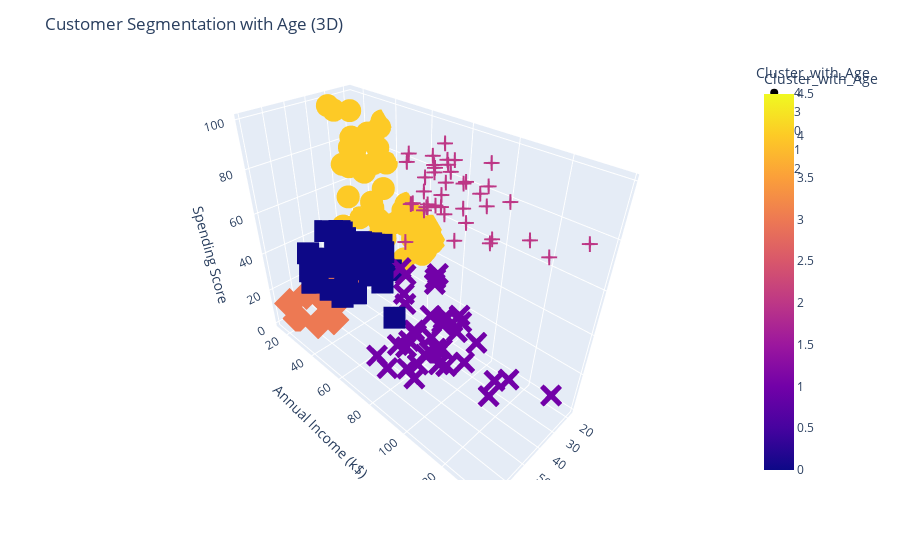

Notebook cell for this chart:
### Code cell
# 3D scatter plot
fig = px.scatter_3d(
    cust_data1,
    x='Age',                    # X-axis
    y='Annual Income (k$)',     # Y-axis
    z='Spending Score (1-100)', # Z-axis
    color='Cluster_with_Age',   # Color by cluster
    symbol='Cluster_with_Age',  # Optional: different symbols
    size_max=10,
    hover_data=['Gender', 'CustomerID']  # extra info on hover
)

fig.update_layout(
    title='Customer Segmentation with Age (3D)',
    scene=dict(
        xaxis_title='Age',
        yaxis_title='Annual Income (k$)',
        zaxis_title='Spending Score'
    )
)

fig.show()

### Figure 1 — Plotly figure (JSON) as saved in the notebook; plotly's stock layout.template omitted (floating-point values rounded to 4 significant figures)
{"data": [{"customdata": [["Male", 1], ["Male", 2], ["Female", 4], ["Female", 5], ["Female", 6], ["Female", 8], ["Female", 10], ["Female", 12], ["Female", 14], ["Male", 16], ["Male", 18], ["Female", 20], ["Male", 22], ["Male", 24], ["Male", 26], ["Male", 28], ["Female", 30], ["Female", 32], ["Male", 34], ["Female", 36], ["Female", 38], ["Female", 40], ["Male", 42], ["Female", 44], ["Female", 46], ["Female", 48], ["Female", 49], ["Female", 50], ["Male", 52], ["Female", 53], ["Female", 59], ["Male", 62], ["Male", 66], ["Male", 69], ["Female", 70], ["Male", 76], ["Female", 79], ["Male", 82], ["Female", 85], ["Female", 88], ["Female", 89], ["Male", 92], ["Female", 95], ["Male", 96], ["Female", 98], ["Male", 100], ["Female", 101], ["Male", 104], ["Female", 106], ["Female", 112], ["Male", 114], ["Female", 115], ["Female", 116], ["Male", 121]], "hovertemplate": "Cluster_with_Age=%{marker.color}<br>Age=%{x}<br>Annual Income (k$)=%{y}<br>Spending Score (1-100)=%{z}<br>Gender=%{customdata[0]}<br>CustomerID=%{customdata[1]}<extra></extra>", "legendgroup": "4", "marker": {"color": [4, 4, 4, 4, 4, 4, 4, 4, 4, 4, 4, 4, 4, 4, 4, 4, 4, 4, 4, 4, 4, 4, 4, 4, 4, 4, 4, 4, 4, 4, 4, 4, 4, 4, 4, 4, 4, 4, 4, 4, 4, 4, 4, 4, 4, 4, 4, 4, 4, 4, 4, 4, 4, 4], "coloraxis": "coloraxis", "symbol": "circle"}, "mode": "markers", "name": "4", "scene": "scene", "showlegend": true, "type": "scatter3d", "x": [19, 21, 23, 31, 22, 23, 30, 35, 24, 22, 20, 35, 25, 31, 29, 35, 23, 21, 18, 21, 30, 20, 24, 31, 24, 27, 29, 31, 33, 31, 27, 19, 18, 19, 32, 26, 23, 38, 21, 22, 34, 18, 32, 24, 27, 20, 23, 26, 21, 19, 19, 18, 19, 27], "y": [15, 15, 16, 17, 17, 18, 19, 19, 20, 20, 21, 23, 24, 25, 28, 28, 29, 30, 33, 33, 34, 37, 38, 39, 39, 40, 40, 40, 42, 43, 46, 46, 48, 48, 48, 54, 54, 54, 54, 57, 58, 59, 60, 60, 60, 61, 62, 62, 62, 63, 64, 65, 65, 67], "z": [39, 81, 77, 40, 76, 94, 72, 99, 77, 79, 66, 98, 73, 73, 82, 61, 87, 73, 92, 81, 73, 75, 92, 61, 65, 47, 42, 42, 60, 54, 51, 55, 59, 59, 47, 54, 52, 55, 57, 55, 60, 41, 42, 52, 50, 49, 41, 55, 42, 54, 46, 48, 50, 56]}, {"customdata": [["Female", 3], ["Female", 7], ["Male", 9], ["Male", 11], ["Female", 13], ["Male", 15], ["Female", 17], ["Male", 19], ["Male", 21], ["Female", 23], ["Female", 25], ["Female", 27], ["Female", 29], ["Male", 31], ["Male", 33], ["Female", 35], ["Female", 37], ["Female", 39], ["Male", 43], ["Female", 45]], "hovertemplate": "Cluster_with_Age=%{marker.color}<br>Age=%{x}<br>Annual Income (k$)=%{y}<br>Spending Score (1-100)=%{z}<br>Gender=%{customdata[0]}<br>CustomerID=%{customdata[1]}<extra></extra>", "legendgroup": "3", "marker": {"color": [3, 3, 3, 3, 3, 3, 3, 3, 3, 3, 3, 3, 3, 3, 3, 3, 3, 3, 3, 3], "coloraxis": "coloraxis", "symbol": "diamond"}, "mode": "markers", "name": "3", "scene": "scene", "showlegend": true, "type": "scatter3d", "x": [20, 35, 64, 67, 58, 37, 35, 52, 35, 46, 54, 45, 40, 60, 53, 49, 42, 36, 48, 49], "y": [16, 18, 19, 19, 20, 20, 21, 23, 24, 25, 28, 28, 29, 30, 33, 33, 34, 37, 39, 39], "z": [6, 6, 3, 14, 15, 13, 35, 29, 35, 5, 14, 32, 31, 4, 4, 14, 17, 26, 36, 28]}, {"customdata": [["Female", 41], ["Female", 47], ["Female", 51], ["Male", 54], ["Female", 55], ["Male", 56], ["Female", 57], ["Male", 58], ["Male", 60], ["Male", 61], ["Female", 63], ["Female", 64], ["Male", 65], ["Female", 67], ["Female", 68], ["Male", 71], ["Female", 72], ["Female", 73], ["Female", 74], ["Male", 75], ["Female", 77], ["Male", 78], ["Female", 80], ["Male", 81], ["Male", 83], ["Female", 84], ["Male", 86], ["Female", 87], ["Female", 90], ["Female", 91], ["Male", 93], ["Female", 94], ["Female", 97], ["Male", 99], ["Female", 102], ["Male", 103], ["Male", 105], ["Female", 107], ["Male", 108], ["Male", 109], ["Male", 110], ["Male", 111], ["Female", 117], ["Female", 118], ["Female", 119], ["Female", 120], ["Female", 161]], "hovertemplate": "Cluster_with_Age=%{marker.color}<br>Age=%{x}<br>Annual Income (k$)=%{y}<br>Spending Score (1-100)=%{z}<br>Gender=%{customdata[0]}<br>CustomerID=%{customdata[1]}<extra></extra>", "legendgroup": "0", "marker": {"color": [0, 0, 0, 0, 0, 0, 0, 0, 0, 0, 0, 0, 0, 0, 0, 0, 0, 0, 0, 0, 0, 0, 0, 0, 0, 0, 0, 0, 0, 0, 0, 0, 0, 0, 0, 0, 0, 0, 0, 0, 0, 0, 0, 0, 0, 0, 0], "coloraxis": "coloraxis", "symbol": "square"}, "mode": "markers", "name": "0", "scene": "scene", "showlegend": true, "type": "scatter3d", "x": [65, 50, 49, 59, 50, 47, 51, 69, 53, 70, 67, 54, 63, 43, 68, 70, 47, 60, 60, 59, 45, 40, 49, 57, 67, 46, 48, 55, 50, 68, 48, 40, 47, 48, 49, 67, 49, 66, 54, 68, 66, 65, 63, 49, 51, 50, 56], "y": [38, 40, 42, 43, 43, 43, 44, 44, 46, 46, 47, 47, 48, 48, 48, 49, 49, 50, 50, 54, 54, 54, 54, 54, 54, 54, 54, 57, 58, 59, 60, 60, 60, 61, 62, 62, 62, 63, 63, 63, 63, 63, 65, 65, 67, 67, 79], "z": [35, 55, 52, 60, 45, 41, 50, 46, 46, 56, 52, 59, 51, 50, 48, 55, 42, 49, 56, 47, 53, 48, 42, 51, 41, 44, 46, 58, 46, 55, 49, 40, 47, 42, 48, 59, 56, 50, 46, 43, 48, 52, 43, 59, 43, 57, 35]}, {"customdata": [["Female", 113], ["Female", 122], ["Female", 125], ["Male", 127], ["Male", 129], ["Male", 131], ["Female", 133], ["Male", 135], ["Female", 137], ["Male", 139], ["Female", 141], ["Female", 143], ["Male", 145], ["Male", 147], ["Female", 149], ["Male", 151], ["Female", 153], ["Female", 155], ["Male", 157], ["Male", 159], ["Male", 163], ["Male", 165], ["Male", 167], ["Female", 169], ["Male", 171], ["Male", 173], ["Female", 175], ["Male", 177], ["Male", 179], ["Female", 181], ["Male", 183], ["Female", 185], ["Female", 187], ["Female", 189], ["Female", 191], ["Male", 193], ["Female", 195], ["Female", 197], ["Male", 199]], "hovertemplate": "Cluster_with_Age=%{marker.color}<br>Age=%{x}<br>Annual Income (k$)=%{y}<br>Spending Score (1-100)=%{z}<br>Gender=%{customdata[0]}<br>CustomerID=%{customdata[1]}<extra></extra>", "legendgroup": "1", "marker": {"color": [1, 1, 1, 1, 1, 1, 1, 1, 1, 1, 1, 1, 1, 1, 1, 1, 1, 1, 1, 1, 1, 1, 1, 1, 1, 1, 1, 1, 1, 1, 1, 1, 1, 1, 1, 1, 1, 1, 1], "coloraxis": "coloraxis", "symbol": "x"}, "mode": "markers", "name": "1", "scene": "scene", "showlegend": true, "type": "scatter3d", "x": [38, 38, 23, 43, 59, 47, 25, 20, 44, 19, 57, 28, 25, 48, 34, 43, 44, 47, 37, 34, 19, 50, 42, 36, 40, 36, 52, 58, 59, 37, 46, 41, 54, 41, 34, 33, 47, 45, 32], "y": [64, 67, 70, 71, 71, 71, 72, 73, 73, 74, 75, 76, 77, 77, 78, 78, 78, 78, 78, 78, 81, 85, 86, 87, 87, 87, 88, 88, 93, 97, 98, 99, 101, 103, 103, 113, 120, 126, 137], "z": [42, 40, 29, 35, 11, 9, 34, 5, 7, 10, 5, 40, 12, 36, 22, 17, 20, 16, 1, 1, 5, 26, 20, 27, 13, 10, 13, 15, 14, 32, 15, 39, 24, 17, 23, 8, 16, 28, 18]}, {"customdata": [["Female", 123], ["Male", 124], ["Female", 126], ["Male", 128], ["Male", 130], ["Male", 132], ["Female", 134], ["Female", 136], ["Male", 138], ["Female", 140], ["Male", 142], ["Female", 144], ["Male", 146], ["Female", 148], ["Male", 150], ["Male", 152], ["Female", 154], ["Female", 156], ["Female", 158], ["Female", 160], ["Female", 162], ["Female", 164], ["Female", 166], ["Female", 168], ["Male", 170], ["Male", 172], ["Male", 174], ["Female", 176], ["Male", 178], ["Male", 180], ["Female", 182], ["Female", 184], ["Male", 186], ["Male", 188], ["Female", 190], ["Female", 192], ["Female", 194], ["Female", 196], ["Male", 198], ["Male", 200]], "hovertemplate": "Cluster_with_Age=%{marker.color}<br>Age=%{x}<br>Annual Income (k$)=%{y}<br>Spending Score (1-100)=%{z}<br>Gender=%{customdata[0]}<br>CustomerID=%{customdata[1]}<extra></extra>", "legendgroup": "2", "marker": {"color": [2, 2, 2, 2, 2, 2, 2, 2, 2, 2, 2, 2, 2, 2, 2, 2, 2, 2, 2, 2, 2, 2, 2, 2, 2, 2, 2, 2, 2, 2, 2, 2, 2, 2, 2, 2, 2, 2, 2, 2], "coloraxis": "coloraxis", "symbol": "cross"}, "mode": "markers", "name": "2", "scene": "scene", "showlegend": true, "type": "scatter3d", "x": [40, 39, 31, 40, 38, 39, 31, 29, 32, 35, 32, 32, 28, 32, 34, 39, 38, 27, 30, 30, 29, 31, 36, 33, 32, 28, 36, 30, 27, 35, 32, 29, 30, 28, 36, 32, 38, 35, 32, 30], "y": [69, 69, 70, 71, 71, 71, 72, 73, 73, 74, 75, 76, 77, 77, 78, 78, 78, 78, 78, 78, 79, 81, 85, 86, 87, 87, 87, 88, 88, 93, 97, 98, 99, 101, 103, 103, 113, 120, 126, 137], "z": [58, 91, 77, 95, 75, 75, 71, 88, 73, 72, 93, 87, 97, 74, 90, 88, 76, 89, 78, 73, 83, 93, 75, 95, 63, 75, 92, 86, 69, 90, 86, 88, 97, 68, 85, 69, 91, 79, 74, 83]}], "layout": {"coloraxis": {"colorbar": {"title": {"text": "Cluster_with_Age"}}, "colorscale": [[0, "#0d0887"], [0.1111, "#46039f"], [0.2222, "#7201a8"], [0.3333, "#9c179e"], [0.4444, "#bd3786"], [0.5556, "#d8576b"], [0.6667, "#ed7953"], [0.7778, "#fb9f3a"], [0.8889, "#fdca26"], [1, "#f0f921"]]}, "legend": {"title": {"text": "Cluster_with_Age"}, "tracegroupgap": 0}, "margin": {"t": 60}, "scene": {"domain": {"x": [0, 1], "y": [0, 1]}, "xaxis": {"title": {"text": "Age"}}, "yaxis": {"title": {"text": "Annual Income (k$)"}}, "zaxis": {"title": {"text": "Spending Score"}}}, "title": {"text": "Customer Segmentation with Age (3D)"}}}
